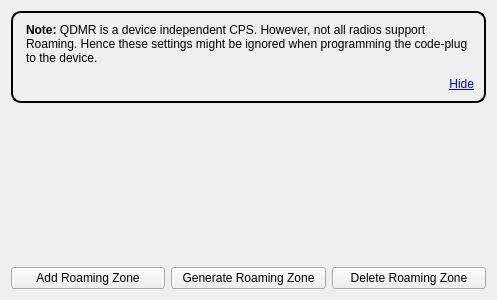
<?xml version="1.0" encoding="UTF-8"?>
<ui version="4.0">
 <class>RoamingZoneListView</class>
 <widget class="QWidget" name="RoamingZoneListView">
  <property name="geometry">
   <rect>
    <x>0</x>
    <y>0</y>
    <width>497</width>
    <height>300</height>
   </rect>
  </property>
  <property name="windowTitle">
   <string notr="true">Form</string>
  </property>
  <layout class="QVBoxLayout" name="verticalLayout">
   <item>
    <widget class="QLabel" name="roamingNote">
     <property name="styleSheet">
      <string notr="true">padding:10px;border: 2px solid black; border-radius: 10px;</string>
     </property>
     <property name="text">
      <string>&lt;html&gt;&lt;head/&gt;&lt;body&gt;&lt;p&gt;&lt;span style=&quot; font-weight:600;&quot;&gt;Note:&lt;/span&gt; QDMR is a device independent CPS. However, not all radios support Roaming. Hence these settings might be ignored when programming the code-plug to the device. &lt;/p&gt;&lt;p align=&quot;right&quot;&gt;&lt;a href=&quot;#hide&quot;&gt;&lt;span style=&quot; text-decoration: underline; color:#0000ff;&quot;&gt;Hide&lt;/span&gt;&lt;/a&gt;&lt;/p&gt;&lt;/body&gt;&lt;/html&gt;</string>
     </property>
     <property name="textFormat">
      <enum>Qt::RichText</enum>
     </property>
     <property name="wordWrap">
      <bool>true</bool>
     </property>
    </widget>
   </item>
   <item>
    <widget class="ConfigObjectListView" name="listView" native="true">
     <property name="sizePolicy">
      <sizepolicy hsizetype="Preferred" vsizetype="MinimumExpanding">
       <horstretch>0</horstretch>
       <verstretch>0</verstretch>
      </sizepolicy>
     </property>
    </widget>
   </item>
   <item>
    <layout class="QHBoxLayout" name="horizontalLayout_15">
     <item>
      <widget class="QPushButton" name="addRoamingZone">
       <property name="text">
        <string>Add Roaming Zone</string>
       </property>
       <property name="shortcut">
        <string>Alt++</string>
       </property>
      </widget>
     </item>
     <item>
      <widget class="QPushButton" name="genRoamingZone">
       <property name="text">
        <string>Generate Roaming Zone</string>
       </property>
      </widget>
     </item>
     <item>
      <widget class="QPushButton" name="remRoamingZone">
       <property name="text">
        <string>Delete Roaming Zone</string>
       </property>
       <property name="shortcut">
        <string>Alt+-</string>
       </property>
      </widget>
     </item>
    </layout>
   </item>
  </layout>
 </widget>
 <customwidgets>
  <customwidget>
   <class>ConfigObjectListView</class>
   <extends>QWidget</extends>
   <header>configobjectlistview.hh</header>
   <container>1</container>
  </customwidget>
 </customwidgets>
 <resources/>
 <connections/>
</ui>
